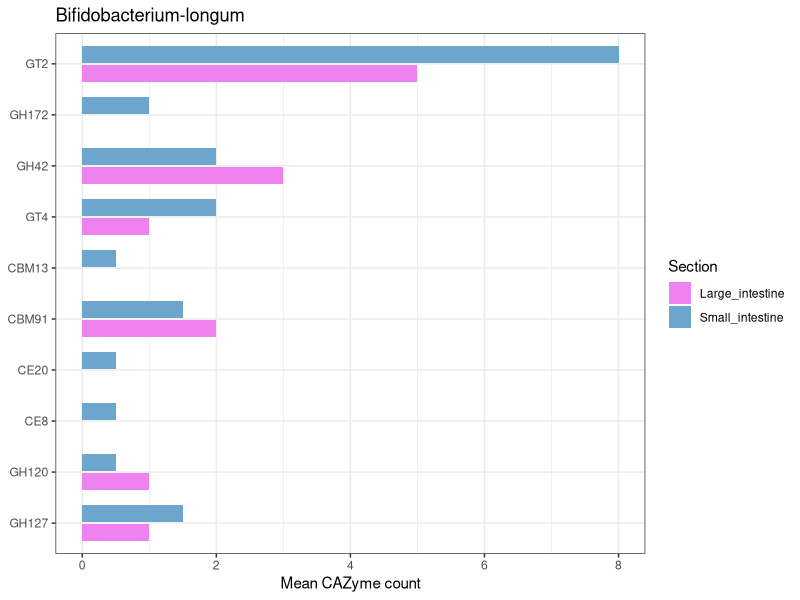
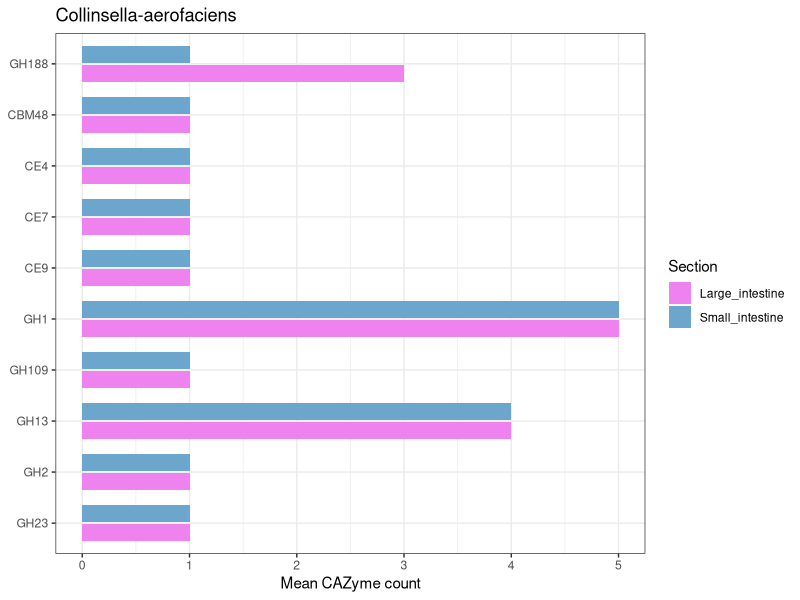
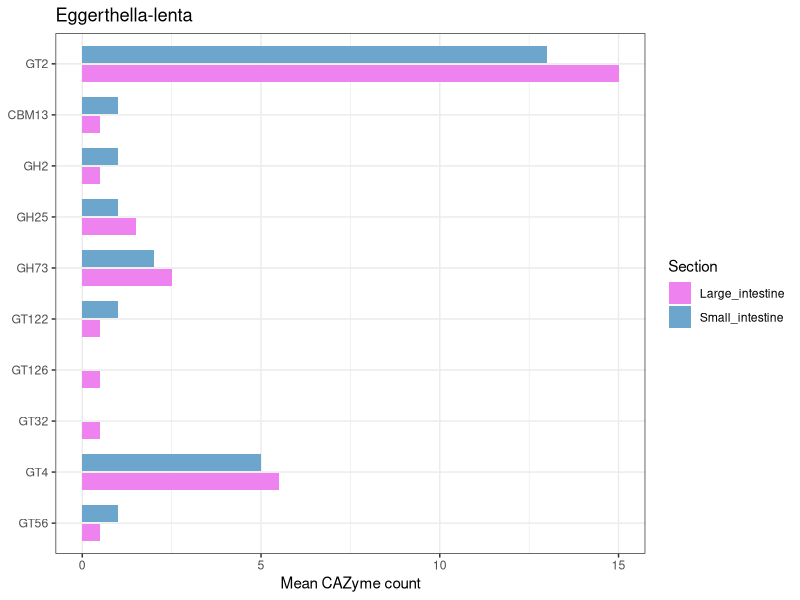
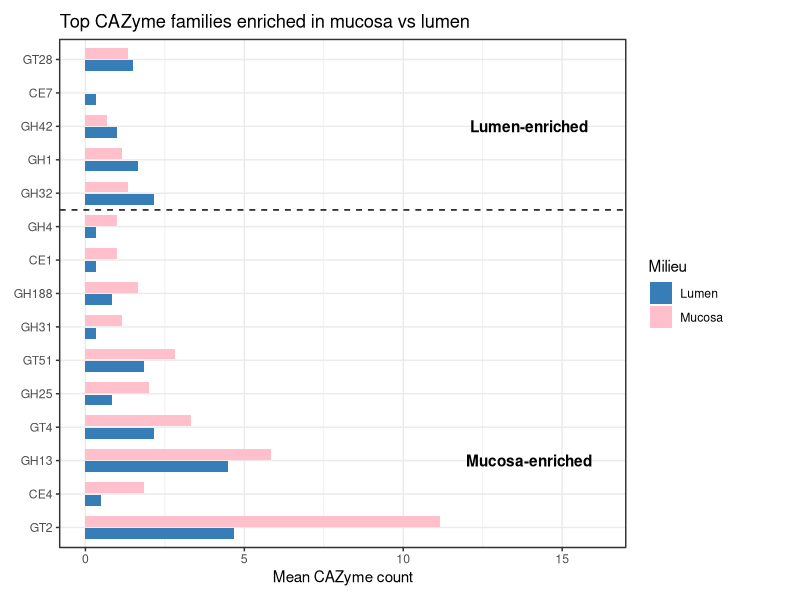
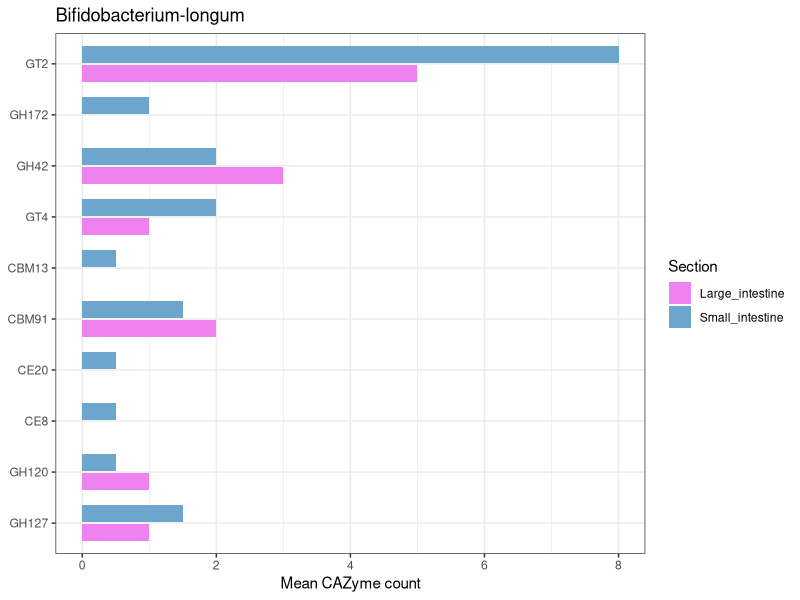
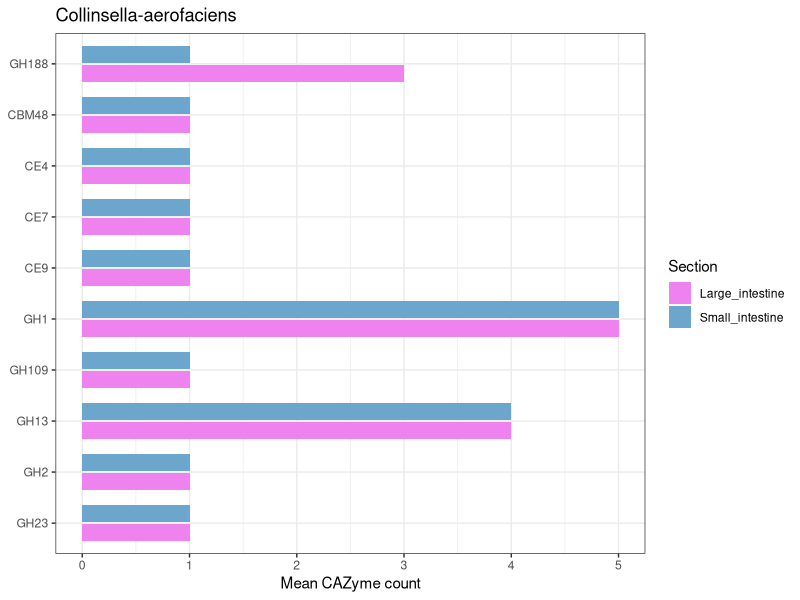
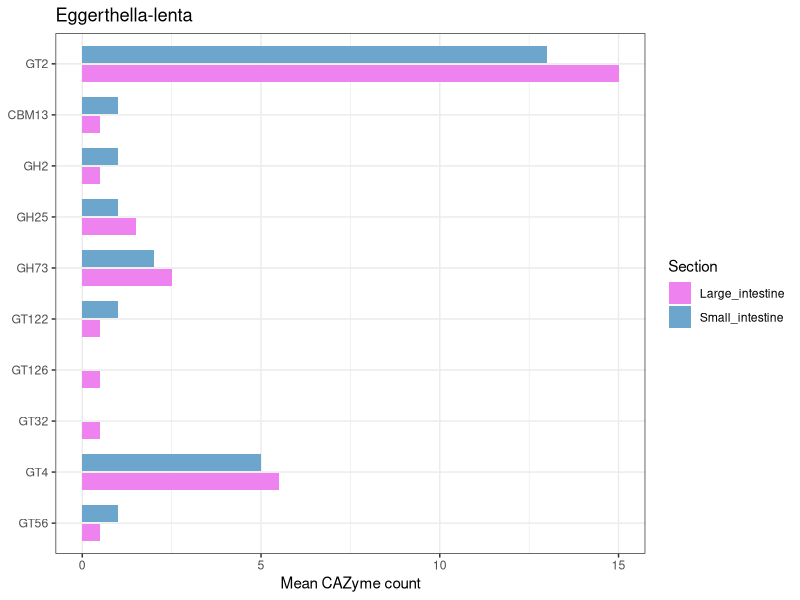
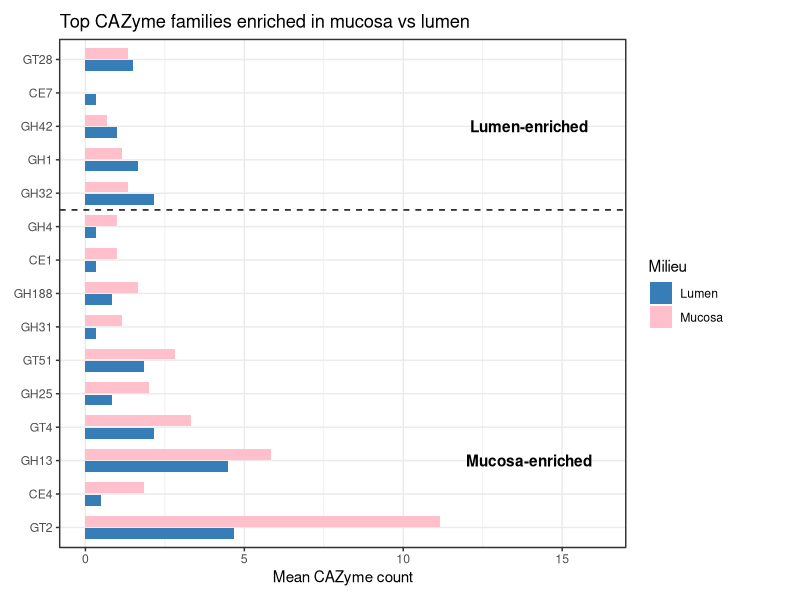

Write the R code that produced these figures, in order.
## ---- chunk 1
knitr::opts_chunk$set(echo = TRUE)
## ---- chunk 2
library(tidyverse)
library(vegan)

# read data
meta <- read_csv("mapping.csv")
mat  <- read_csv("cazy_family_matrix.csv")

# merge
data <- meta %>%
  left_join(mat, by = "FileBase")
## ---- chunk 3
cazy_cols <- grep("^(GH|GT|PL|CE|CBM|AA)", names(data), value = TRUE)
data <- data %>%
  mutate(
    cazy_richness = rowSums(across(all_of(cazy_cols), ~ .x > 0), na.rm = TRUE),
    total_hits = rowSums(across(all_of(cazy_cols)), na.rm = TRUE)
  )
## ---- chunk 4
library(tidyverse)

# find species that have BOTH sections
valid_species <- data %>%
  group_by(Species) %>%
  summarise(n_section = n_distinct(Section)) %>%
  filter(n_section == 2) %>%
  pull(Species)

# subset data
data_sub <- data %>%
  filter(Species %in% valid_species)

long <- data_sub %>%
  select(FileBase, Section, all_of(cazy_cols)) %>%
  pivot_longer(
    cols = all_of(cazy_cols),
    names_to = "CAZy",
    values_to = "Count"
  )

res <- long %>%
  group_by(CAZy) %>%
  summarise(
    large_mean = mean(Count[Section == "Large_intestine"], na.rm = TRUE),
    small_mean = mean(Count[Section == "Small_intestine"], na.rm = TRUE),
    p = tryCatch(
      wilcox.test(Count ~ Section, exact = FALSE)$p.value,
      error = function(e) NA_real_
    ),
    .groups = "drop"
  ) %>%
  mutate(
    diff = large_mean - small_mean,
    p_adj = p.adjust(p, method = "BH")
  ) %>%
  arrange(desc(abs(diff)))
## ---- chunk 5
library(tidyverse)

# species with both sections
valid_species <- data %>%
  group_by(Species) %>%
  summarise(n_section = n_distinct(Section)) %>%
  filter(n_section == 2) %>%
  pull(Species)

plot_one_species <- function(sp, data, cazy_cols) {
  
  df <- data %>% filter(Species == sp)
  
  long <- df %>%
    select(FileBase, Section, all_of(cazy_cols)) %>%
    pivot_longer(
      cols = all_of(cazy_cols),
      names_to = "CAZy",
      values_to = "Count"
    )
  
  res_sp <- long %>%
    group_by(CAZy) %>%
    summarise(
      large_mean = mean(Count[Section == "Large_intestine"], na.rm = TRUE),
      small_mean = mean(Count[Section == "Small_intestine"], na.rm = TRUE),
      .groups = "drop"
    ) %>%
    mutate(diff = large_mean - small_mean) %>%
    filter(!(large_mean == 0 & small_mean == 0)) %>%
    arrange(desc(abs(diff))) %>%
    slice_head(n = 10)
  
  # important: use unique ordered CAZy names for this species only
  cazy_order <- rev(res_sp$CAZy)
  
  plot_long_sp <- res_sp %>%
    select(CAZy, large_mean, small_mean) %>%
    pivot_longer(
      cols = c(large_mean, small_mean),
      names_to = "Section",
      values_to = "Mean_count"
    ) %>%
    mutate(
      Section = recode(
        Section,
        large_mean = "Large_intestine",
        small_mean = "Small_intestine"
      ),
      CAZy = factor(CAZy, levels = cazy_order)
    )
  
  ggplot(plot_long_sp, aes(x = CAZy, y = Mean_count, fill = Section)) +
    geom_col(position = position_dodge(width = 0.75), width = 0.65) +
    coord_flip() +
    theme_bw() +
    scale_fill_manual(values = c(
      "Large_intestine" = "violet",
      "Small_intestine" = "skyblue3"
    )) +
    labs(
      x = NULL,
      y = "Mean CAZyme count",
      title = sp
    )
}
plots <- lapply(valid_species, function(sp) {
  plot_one_species(sp, data, cazy_cols)
})

names(plots) <- valid_species

plots[[1]]
plots[[2]]
plots[[3]]

dir.create("species_plots", showWarnings = FALSE)

for (sp in names(plots)) {
  ggsave(
    filename = paste0("species_plots/", sp, "_cazy_section.png"),
    plot = plots[[sp]],
    width = 6,
    height = 4,
    dpi = 600
  )
}
## ---- chunk 6
data$Milieu <- factor(data$Milieu, levels = c("Lumen", "Mucosa"))
## ---- chunk 7
long <- data %>%
  select(FileBase, Milieu, all_of(cazy_cols)) %>%
  pivot_longer(cols = all_of(cazy_cols),
               names_to = "CAZy",
               values_to = "Count")

res <- long %>%
  group_by(CAZy) %>%
  summarise(
    mucosa_mean = mean(Count[Milieu == "Mucosa"]),
    lumen_mean = mean(Count[Milieu == "Lumen"]),
    p = wilcox.test(Count ~ Milieu)$p.value
  ) %>%
  mutate(
    diff = mucosa_mean - lumen_mean,
    p_adj = p.adjust(p, method = "BH")
  ) %>%
  arrange(p)

head(res, 20)
## ---- chunk 8
library(tidyverse)
mucosa_top <- res %>%
  filter(diff > 0) %>%
  arrange(desc(diff)) %>%
  slice_head(n = 10)

lumen_top <- res %>%
  filter(diff < 0) %>%
  arrange(diff) %>%   # most negative first
  slice_head(n = 5)

# choose top CAZymes by absolute difference
plot_res <- bind_rows(mucosa_top, lumen_top) %>%
  mutate(
    Direction = case_when(
      diff > 0 ~ "Mucosa-enriched",
      diff < 0 ~ "Lumen-enriched"
    )
  )

# convert to long format
plot_long <- plot_res %>%
  select(CAZy, mucosa_mean, lumen_mean, Direction, diff) %>%
  pivot_longer(
    cols = c(mucosa_mean, lumen_mean),
    names_to = "Milieu",
    values_to = "Mean_count"
  ) %>%
  mutate(
    Milieu = recode(Milieu,
                    mucosa_mean = "Mucosa",
                    lumen_mean = "Lumen"),
    CAZy = factor(CAZy, levels = plot_res$CAZy)
  )
# separator position (between top 10 and bottom 5)
sep_line <- 10.5

# label positions
label_df <- data.frame(
  x = c(-1, 3),  # adjust if needed
  y = c(max(plot_long$Mean_count) * 1.1,
        max(plot_long$Mean_count) * 1.1),
  label = c("Mucosa-enriched", "Lumen-enriched")
)
p <- ggplot(plot_long, aes(x = CAZy, y = Mean_count, fill = Milieu)) +
  geom_col(position = position_dodge(width = 0.75), width = 0.65) +
  geom_vline(xintercept = 10.5, linetype = "dashed") +
  annotate("text", x = 3,  y = max(plot_long$Mean_count) * 1.25,
           label = "Mucosa-enriched", fontface = "bold", hjust = 0.5) +
  annotate("text", x = 13, y = max(plot_long$Mean_count) * 1.25,
           label = "Lumen-enriched", fontface = "bold", hjust = 0.5) +
  coord_flip(clip = "off") +
  expand_limits(y = max(plot_long$Mean_count) * 1.45) +
  theme_bw() +
  theme(
    plot.margin = margin(10, 50, 10, 10),  # top, right, bottom, left
    legend.position = "right"
  ) +
  scale_fill_manual(values = c("Mucosa" = "pink", "Lumen" = "#377EB8")) +
  labs(
    x = NULL,
    y = "Mean CAZyme count",
    title = "Top CAZyme families enriched in mucosa vs lumen"
  )

p

ggsave("top cazyme between meileu.png", plot=p, dpi=600)
